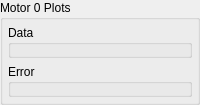
       <widget class="QGroupBox" name="groupBox_2">
        <property name="sizePolicy">
         <sizepolicy hsizetype="MinimumExpanding" vsizetype="MinimumExpanding">
          <horstretch>0</horstretch>
          <verstretch>0</verstretch>
         </sizepolicy>
        </property>
        <property name="title">
         <string>Motor 0 Plots</string>
        </property>
        <layout class="QGridLayout" name="gridLayout_3">
         <property name="leftMargin">
          <number>5</number>
         </property>
         <property name="topMargin">
          <number>5</number>
         </property>
         <property name="rightMargin">
          <number>5</number>
         </property>
         <property name="bottomMargin">
          <number>5</number>
         </property>
         <item row="0" column="0">
          <widget class="QGroupBox" name="groupBox_3">
           <property name="sizePolicy">
            <sizepolicy hsizetype="MinimumExpanding" vsizetype="Preferred">
             <horstretch>0</horstretch>
             <verstretch>0</verstretch>
            </sizepolicy>
           </property>
           <property name="title">
            <string>Data</string>
           </property>
           <layout class="QGridLayout" name="gridLayout">
            <property name="leftMargin">
             <number>5</number>
            </property>
            <property name="topMargin">
             <number>5</number>
            </property>
            <property name="rightMargin">
             <number>5</number>
            </property>
            <property name="bottomMargin">
             <number>5</number>
            </property>
            <item row="0" column="1">
             <widget class="QCustomPlot" name="widget_plot_data_0" native="true">
              <property name="sizePolicy">
               <sizepolicy hsizetype="MinimumExpanding" vsizetype="MinimumExpanding">
                <horstretch>0</horstretch>
                <verstretch>0</verstretch>
               </sizepolicy>
              </property>
             </widget>
            </item>
           </layout>
          </widget>
         </item>
         <item row="1" column="0">
          <widget class="QGroupBox" name="groupBox_4">
           <property name="sizePolicy">
            <sizepolicy hsizetype="MinimumExpanding" vsizetype="MinimumExpanding">
             <horstretch>0</horstretch>
             <verstretch>0</verstretch>
            </sizepolicy>
           </property>
           <property name="title">
            <string>Error</string>
           </property>
           <layout class="QGridLayout" name="gridLayout_2">
            <property name="leftMargin">
             <number>5</number>
            </property>
            <property name="topMargin">
             <number>5</number>
            </property>
            <property name="rightMargin">
             <number>5</number>
            </property>
            <property name="bottomMargin">
             <number>5</number>
            </property>
            <item row="0" column="0">
             <widget class="QCustomPlot" name="widget_plot_error_0" native="true">
              <property name="sizePolicy">
               <sizepolicy hsizetype="MinimumExpanding" vsizetype="MinimumExpanding">
                <horstretch>0</horstretch>
                <verstretch>0</verstretch>
               </sizepolicy>
              </property>
             </widget>
            </item>
           </layout>
          </widget>
         </item>
        </layout>
       </widget>
